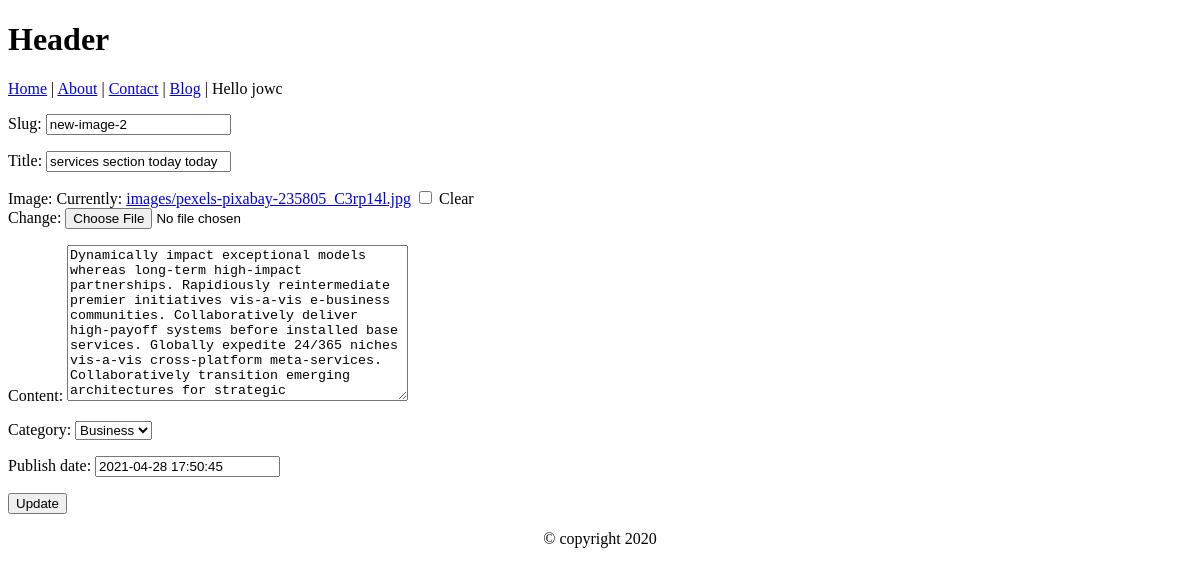
Before: /blog/new-image-2/update/ (signed in) with the older database file.
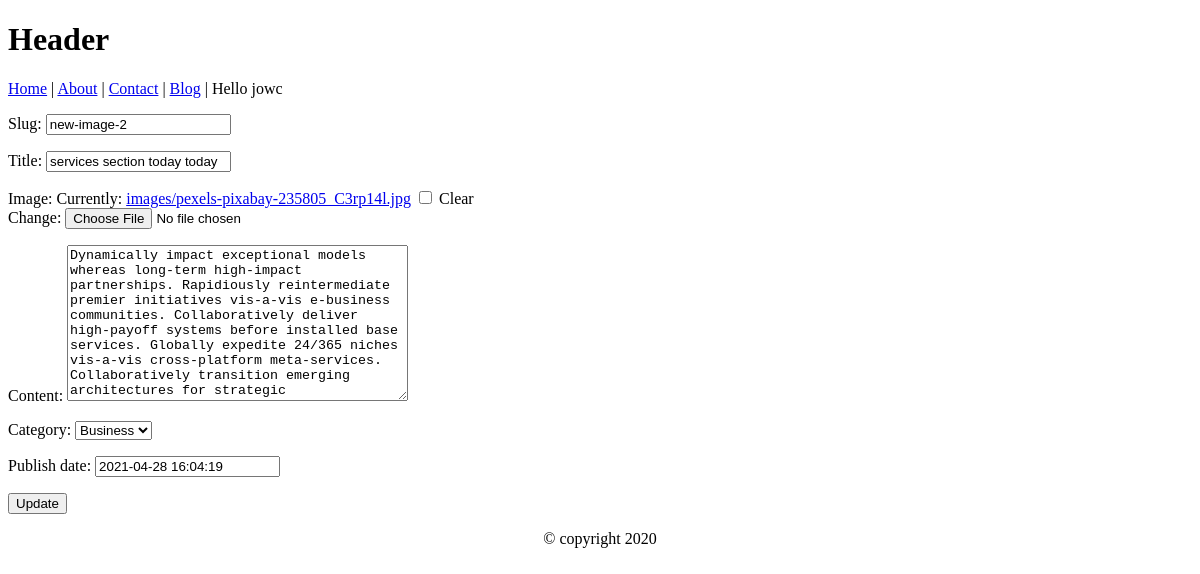
After: the same page with the newer database file.
### blogs/models.py (models this page shows, shortened)
class article(models.Model):
    author = models.ForeignKey(
        User, default=1, null=True, on_delete=models.SET_NULL)
    slug = models.SlugField(unique=True, null=False, blank=True)
    image = models.ImageField(upload_to='images', null=True, blank=True)
    title = models.CharField(max_length=225)
    content = models.TextField(max_length=5000)
    categories = (
        ("Tech", "Tech",),
        ("Business", "Business"),
        ("UI/UX", "UI/UX")
    )
    category = models.TextField(
        choices=categories, null=True)
    publish_date = models.DateTimeField(default=timezone.now)
    timestamp = models.DateTimeField(auto_now_add=True)
    last_update = models.DateTimeField(auto_now=True)
    class Meta:
        ordering = ['-pk', '-publish_date', '-last_update', '-timestamp']

### blogs/views.py (the view)
# urls.py: path('<str:slug>/update/', update_blog, name="update_article"),
@login_required
def update_blog(request, slug):
    template_name = 'blog/update.html'
    post = get_object_or_404(article, slug=slug)
    form = Blogmodelform(request.POST or None,
                         request.FILES or None, instance=post)
    if form.is_valid():
        form.user = request.user
        form.save()
        print('Post Updated')
    return render(request, template_name, {"form": form, 'title': post.title})

### blogs/forms.py
class Blogmodelform(ModelForm):
    class Meta:
        model = article
        fields = ['slug', 'title', 'image',
                  'content', 'category', 'publish_date']

### blogs/templates/blog/update.html (shortened to what this page needs)
{% extends 'base.html' %} {% block title %}
<form method="POST" enctype="multipart/form-data">
    {{ form.as_p }}
  <button>Update</button>
</form>
{% endblock %}

Changed rows visible on the page:
changed article "new-image-2": publish_date "2021-04-28 17:50:45" → "2021-04-28 16:04:19"
